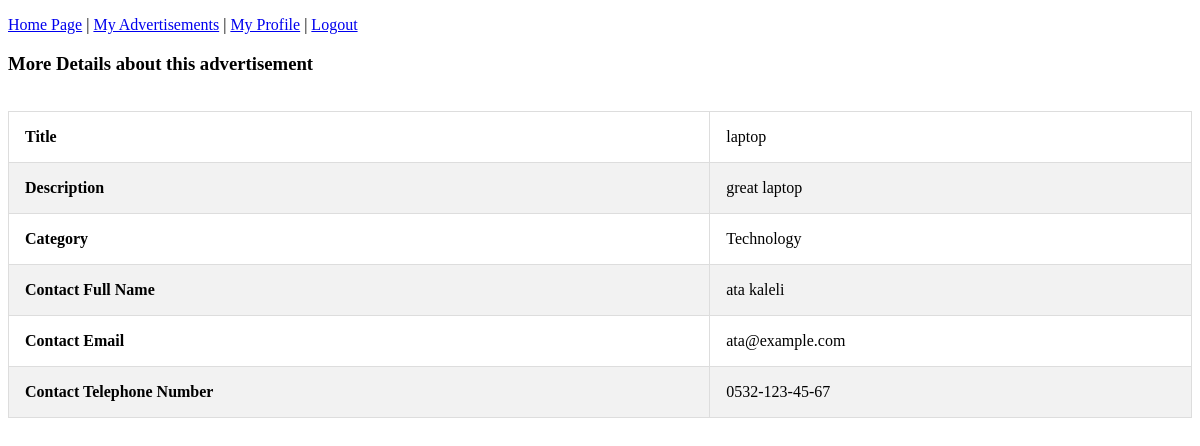
The page /moreinfoadvertisement/2 (signed in) on the database its author committed.
### tables this page shows
CREATE TABLE ADVERTISEMENT(aid INTEGER PRIMARY KEY AUTOINCREMENT,title TEXT,description TEXT,isactive INTEGER,cid INTEGER,username TEXT,FOREIGN KEY (cid) REFERENCES CATEGORY(cid),FOREIGN KEY (username) REFERENCES USER(usename));

CREATE TABLE CATEGORY(cid INTEGER PRIMARY KEY AUTOINCREMENT,cname TEXT);

CREATE TABLE USER(username TEXT PRIMARY KEY,password TEXT,fullname TEXT,email TEXT,telno TEXT);

### main.py (the view)
@app.route("/moreinfoadvertisement/<aid>")
def moreinfoadvertisement(aid):
    conn = sqlite3.connect("advertisements.db")
    c = conn.cursor()
    c.execute("SELECT a.title, a.description, c.cname, u.fullname, u.email, u.telno FROM ADVERTISEMENT a, USER u, CATEGORY c WHERE "
              "a.username=u.username AND a.cid=c.cid AND a.aid=?", (aid, ))
    records = c.fetchall()
    return render_template("moreinfoadvertisement.html", moredetails=records)

### templates/moreinfoadvertisement.html (shortened to what this page needs)
{% extends "basemenu.html" %}
{% block content %}
<h3>More Details about this advertisement</h3><br>
<table id="moreinfoadvertisement" style="border-collapse:collapse;" border="1px ">
    <tr>
        <th>Title</th>
        <td>{{ moredetails[0][0] }}</td>
    </tr>
    <tr>
        <th>Description</th>
        <td>{{ moredetails[0][1] }}</td>
    </tr>
    <tr>
        <th>Category</th>
        <td>{{ moredetails[0][2] }}</td>
    </tr>
    <tr>
        <th>Contact Full Name</th>
        <td>{{ moredetails[0][3] }}</td>
    </tr>
    <tr>
        <th>Contact Email</th>
        <td>{{ moredetails[0][4] }}</td>
    </tr>
    <tr>
        <th>Contact Telephone Number</th>
        <td>{{ moredetails[0][5] }}</td>
    </tr>
</table>
{% endblock %}

### static/css/pagestyle.css (style rules this page uses)
table { border-collapse: collapse; border-spacing: 0; width: 100%; border: 1px solid #ddd; }
th, td { text-align: left; padding: 16px; }
tr:nth-child(even) { background-color: #f2f2f2; }

### rows shown on the page
ADVERTISEMENT: title "laptop", description "great laptop"
CATEGORY: cname "Technology"
USER: fullname "ata kaleli", email "ata@example.com", telno "0532-123-45-67"
